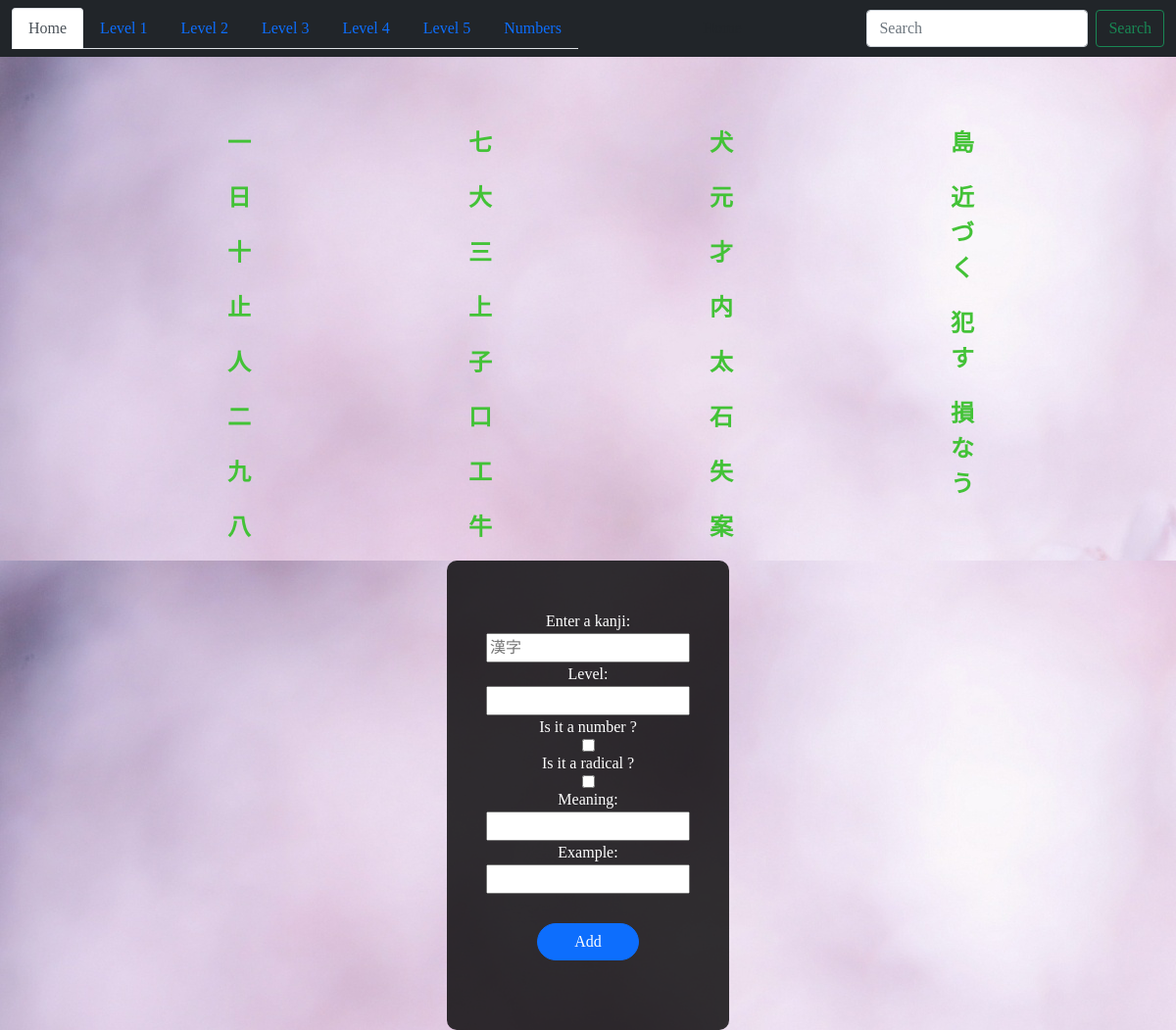
Before: / with the older database file.
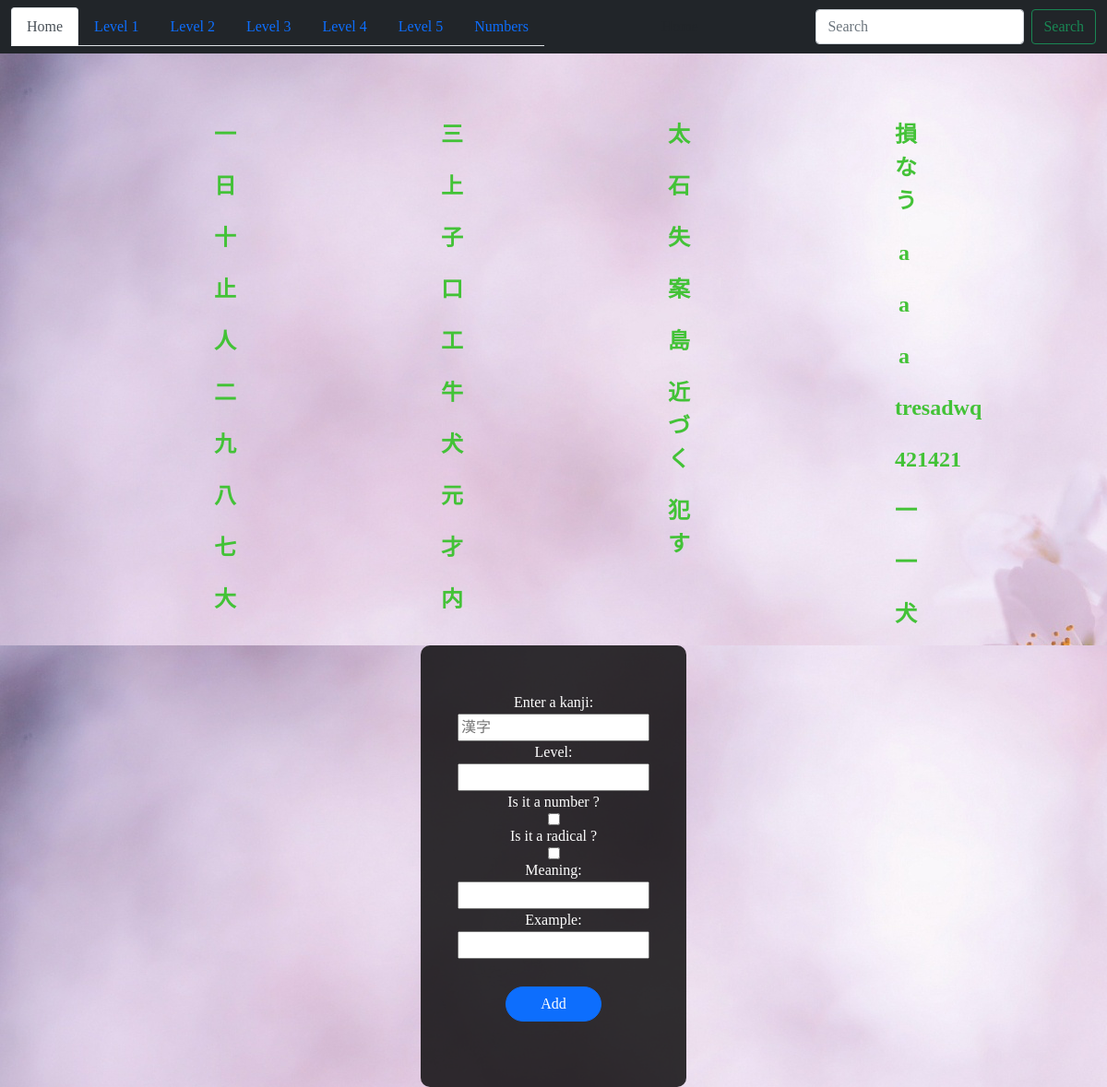
After: the same page with the newer database file.
### kanji_quiz/models.py (models this page shows, shortened)
class Kanji(models.Model):
    character = models.CharField(max_length=20)
    level = models.IntegerField(validators=[MinValueValidator(1), MaxValueValidator(5)])
    is_number = models.BooleanField()
    is_radical = models.BooleanField()
    class Meta:
        verbose_name_plural = 'Kanji'

### kanji_quiz/views.py (the view, shortened to what this page needs)
# urls.py: path('', views.index, name='index'),
def index(request):
    all_kanji = Kanji.objects.all()
    kanji_form = KanjiForm()
    portuguese_form = PortugueseForm()
    return render(request, 'kanji_quiz/index.html', {
        'all_kanji': all_kanji,
        'kanji_form': kanji_form,
        'portuguese_form': portuguese_form
    })

### kanji_quiz/forms.py
class KanjiForm(forms.ModelForm):
    class Meta:
        model = Kanji
        fields = [
            'character', 'level', 'is_number', 'is_radical'
        ]
        labels = {
            'character': 'Enter a kanji',
            'is_number': 'Is it a number ?',
            'is_radical': 'Is it a radical ?'
        }
        widgets = {
            'character': forms.TextInput(attrs={'placeholder': '漢字'}),
            'example': forms.TextInput(attrs={'placeholder': '漢字'}),
            'is_number': forms.CheckboxInput()
        }

class PortugueseForm(forms.ModelForm):
    class Meta:
        model = Portuguese
        fields = [
            'meaning', 'example'
        ]
        widgets = {
            'example': forms.TextInput(),
        }

### kanji_quiz/templates/kanji_quiz/index.html (shortened to what this page needs)
{% extends 'base.html' %}
{% load static %}
{% block design %}
    <link rel="stylesheet" href="{% static 'kanji_quiz/form.css' %}">
    <link rel="stylesheet" href="{% static 'base.css' %}">
{% endblock %}
{% block home %}
<li class="nav-item" role="presentation">
    <a href="{% url 'index' %}"><button class="nav-link active" id="home-tab" data-bs-toggle="tab" data-bs-target="#home" type="button" role="tab" aria-controls="home" aria-selected="true">Home</button></a>
</li>
{% endblock %}
{% block tab_home %}
    <div class="tab-pane fade show active" id="home" role="tabpanel" aria-labelledby="home-tab">Home</div>
{% endblock %}
{% block body%}
    <section class='page'>
        <ul>
            {% for kanji in all_kanji %}
                <a href="{% url 'kanji_detail' kanji.pk %}"><li>{{ kanji.character }}</li></a>
            {% endfor %}
        </ul>
    </section>
    <div class="container-fluid my_form">
        <form action="/" method='POST' class="login-form">
            {% for field in kanji_form %}
                {{ field.label_tag }}
                {{ field }}
            {% endfor %}
            {% for field in portuguese_form %}
                {{ field.label_tag }}
                {{ field }}
            {% endfor %}
            <div class="d-grid gap-2 col-6 mx-auto form-input-material">
                <button type="submit" class="btn btn-primary btn-ghost my_button">Add</button>
            </div>
        </form>
    </div>
{% endblock %}

### templates/base.html (shortened to what this page needs)
{% load static %}
<!DOCTYPE html>
<html lang="en">
<head>
    <link href="https://cdn.jsdelivr.net/npm/bootstrap@5.1.3/dist/css/bootstrap.min.css" rel="stylesheet">
    {% block design %}{% endblock %}
    <link rel="stylesheet" href="{% static 'base.css' %}">
</head>
<body>
    <nav class="navbar navbar-dark bg-dark">
        <div class="container-fluid">
            <ul class="nav nav-tabs" id="myTab" role="tablist">
                {% block home %}{% endblock %}
                {% block level1 %}
                    <li class="nav-item" role="presentation">
                        <a href="{% url 'level' '1' %}"><button class="nav-link" id="n1-tab" data-bs-toggle="tab" data-bs-target="#n1" type="button" role="tab" aria-controls="n1" aria-selected="false">Level 1</button></a>
                    </li>
                {% endblock %}
                {% block level2 %}
                    <li class="nav-item" role="presentation">
                        <a href="{% url 'level' '2' %}"><button class="nav-link" id="n2-tab" data-bs-toggle="tab" data-bs-target="#n2" type="button" role="tab" aria-controls="n2" aria-selected="false">Level 2</button></a>
                    </li>
                {% endblock %}
                {% block level3 %}
                    <li class="nav-item" role="presentation">
                        <a href="{% url 'level' '3' %}"><button class="nav-link" id="n3-tab" data-bs-toggle="tab" data-bs-target="#n3" type="button" role="tab" aria-controls="n3" aria-selected="false">Level 3</button></a>
                    </li>
                {% endblock %}
                {% block level4 %}
                    <li class="nav-item" role="presentation">
                        <a href="{% url 'level' '4' %}"><button class="nav-link" id="n4-tab" data-bs-toggle="tab" data-bs-target="#n4" type="button" role="tab" aria-controls="n4" aria-selected="false">Level 4</button></a>
                    </li>
                {% endblock %}
                {% block level5 %}
                    <li class="nav-item" role="presentation">
                        <a href="{% url 'level' '5' %}"><button class="nav-link" id="n5-tab" data-bs-toggle="tab" data-bs-target="#n5" type="button" role="tab" aria-controls="n5" aria-selected="false">Level 5</button></a>
                    </li>
                {% endblock %}
                {% block numbers %}
                    <li class="nav-item" role="presentation">
                        <a href="{% url 'level' 'numbers' %}"><button class="nav-link" id="numbers-tab" data-bs-toggle="tab" data-bs-target="#numbers" type="button" role="tab" aria-controls="numbers" aria-selected="false">Numbers</button></a>
                    </li>
                {% endblock %}
            </ul>
            <div class="tab-content" id="myTabContent">
                {% block tab_home %}{% endblock %}
            </div>
        <form class="d-flex">
            <input class="form-control me-2" type="search" placeholder="Search" aria-label="Search">
            <button class="btn btn-outline-success" type="submit">Search</button>
        </form>
        </div>
    </nav>
    {% block body %}
    {% endblock %}
</body>
</html>

### kanji_quiz/static/kanji_quiz/form.css (style rules this page uses)
.my_form { display: flex; justify-content: center; align-items: center; background: url('images/sakura.jpg'); }
.login-form { display: flex; flex-direction: column; align-items: center; padding: 50px 40px; color: white; background: rgba(0, 0, 0, 0.8); border-radius: 10px; }
.form-input-material { margin: 12px 0; }
.my_button { width: 100%; margin: 18px 0 9px 0; border-radius: 30px; }

### static/base.css (style rules this page uses)
body { background: url('images/sakura.jpg'); margin: 0; padding: 0; font-family:Poppins; }
ul { column-count: 4; list-style-type: none; }
a { text-decoration: none; display: block; }
.page a { width: 20px; color:rgb(67, 194, 55); }
.page li { text-align: center; display: inline-block; width: 100%; padding-top: 20px; font-weight: bold; font-size: 1.5em; }
.page ul { width: 100%; }
.page { padding-left: 200px; padding-top: 50px; }

Changed rows visible on the page:
added Kanji: character "a"
added Kanji: character "a"
added Kanji: character "a"
added Kanji: character "tresadwq"
added Kanji: character "421421"
added Kanji: character "一"
added Kanji: character "一"
added Kanji: character "犬"
